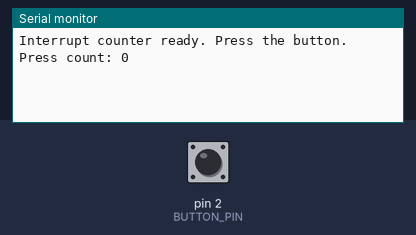
Recording of a sketch running on a simulated Arduino Uno, built with avr-gcc and run on an emulated ATmega328P. On the bench: the last lines printed to the serial monitor. Inputs (shaded band) come from the test bench; at power-on: pin 2 (BUTTON_PIN) HIGH.

Above: at 1.2 s.
1.3 s: pin 2 (BUTTON_PIN) pulled LOW for 0.15 s
At 2.5 s:
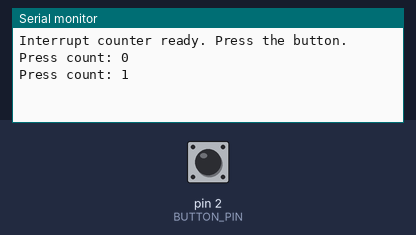
2.9 s: pin 2 (BUTTON_PIN) pulled LOW for 1 s
At 3.7 s:
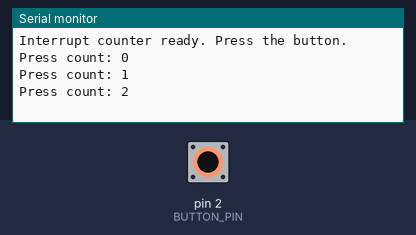
5.4 s: pin 2 (BUTTON_PIN) pulled LOW for 0.15 s
At 6.8 s:
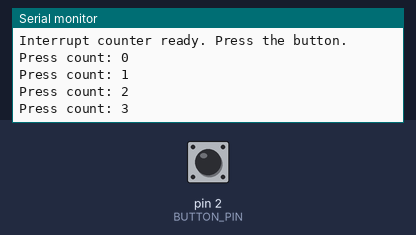
Timing chart, 0 to 8.4 s (numbered marks = the images above; inputs shaded):
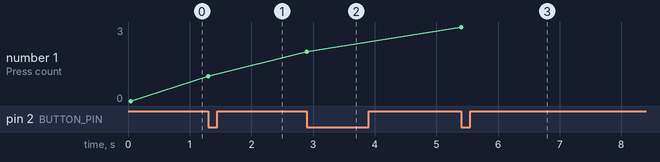

Measured:
- after the input at 1.3 s, the serial monitor: prints a new line at once (image 1)
- after the input at 2.9 s, the serial monitor: prints a new line at once (image 2)
- after the input at 5.4 s, the serial monitor: prints a new line at once (image 3)
- plotted number 1: 0 → 1 after the input at 1.3 s, 1 → 2 after the input at 2.9 s, 2 → 3 after the input at 5.4 s

The sketch:

interrupt_button_counter.ino
```cpp
/*
  Session 4 Practice — Interrupt-Driven Button Counter
  Button -> D2 -> GND (INPUT_PULLUP, hardware interrupt)
*/

const int BUTTON_PIN = 2;
const unsigned long DEBOUNCE_MS = 50;

volatile int pressCount = 0;
volatile unsigned long lastInterruptTime = 0;

void setup() {
  pinMode(BUTTON_PIN, INPUT_PULLUP);
  attachInterrupt(digitalPinToInterrupt(BUTTON_PIN), handleButtonPress, FALLING);
  Serial.begin(9600);
  Serial.println("Interrupt counter ready. Press the button.");
}

void loop() {
  // loop() stays free to do other work; the interrupt handles the button independently
  static int lastPrinted = -1;
  if (pressCount != lastPrinted) {
    Serial.print("Press count: ");
    Serial.println(pressCount);
    lastPrinted = pressCount;
  }
}

// ISR: kept short, no delay()/Serial inside, debounced with a timestamp check
void handleButtonPress() {
  unsigned long now = millis();
  if (now - lastInterruptTime > DEBOUNCE_MS) {
    pressCount++;
    lastInterruptTime = now;
  }
}
```
